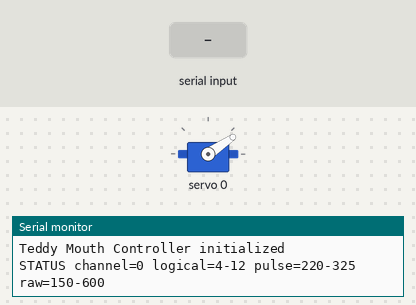
A sketch run on a simulated Arduino Nano, built with avr-gcc and run on an emulated ATmega328P. Parts: servo, the last lines printed to the serial monitor. The test bench sets the inputs (shaded band).

Above: at 1.2 s.
1.3 s: "ANGLE 150\n" received over Serial
At 1.7 s:
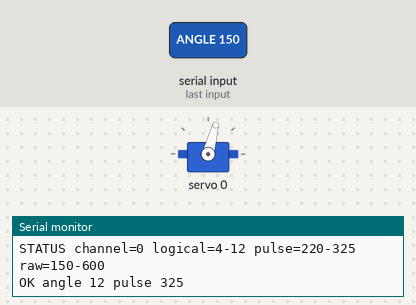
2.8 s: "PULSE 1\n" received over Serial
At 4.0 s:
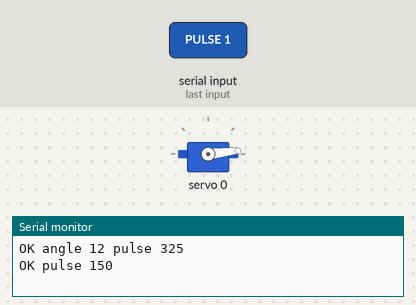
4.3 s: "ANGLE 1\n" received over Serial
At 5.1 s:
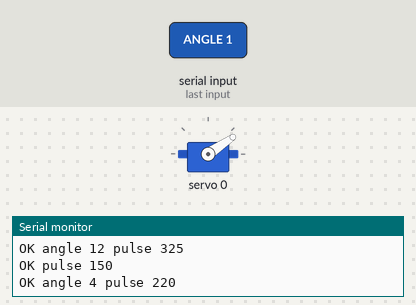
5.8 s: "PULSE 150\n" received over Serial
At 6.3 s:
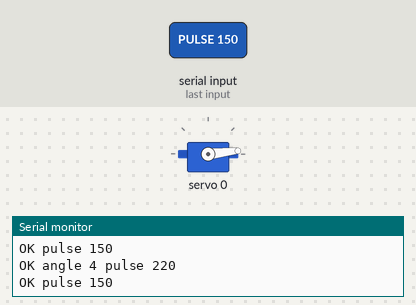
Timing chart, 0 to 8.3 s (numbered marks = the images above; inputs shaded):
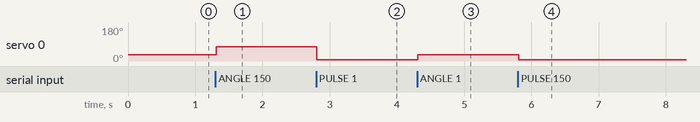

Measured:
- after the input at 1.3 s, servo 0: 34° → 75° at once
- after the input at 2.8 s, servo 0: 75° → 6° at once
- after the input at 4.3 s, servo 0: 6° → 34° at once
- after the input at 5.8 s, servo 0: 34° → 6° at once

The sketch:

teddy_mouth_controller.ino
```cpp
/*
 * Teddy Mouth Controller (PCA9685 edition)
 *
 * Keeps the existing Windows bridge protocol:
 *   ANGLE <n>\n
 *
 * Logical range:
 *   4  = closed mouth
 *   12 = open mouth
 *
 * Hardware:
 * - Arduino Nano on USB serial at 9600 baud
 * - PCA9685 on I2C
 * - Mouth servo on PCA9685 channel 0
 *
 * Required Arduino libraries:
 * - Adafruit PWM Servo Driver Library
 */

#include <Wire.h>
#include <Adafruit_PWMServoDriver.h>

// Serial protocol settings.
const long BAUD_RATE = 9600;
String inputString = "";
bool stringComplete = false;

// PCA9685 configuration.
const uint8_t PCA9685_ADDRESS = 0x40;
const uint8_t SERVO_CHANNEL = 0;
const uint16_t PWM_FREQUENCY = 60;
const uint16_t PULSE_MIN = 150;
const uint16_t PULSE_MAX = 600;

// Teddy logical mouth range expected by the PC bridge.
const int LOGICAL_MIN = 4;
const int LOGICAL_MAX = 12;
const int LOGICAL_CLOSED = 4;

// Servo pulse calibration for this specific mouth linkage.
// These values are intentionally easy to edit during calibration.
const uint16_t PULSE_CLOSED = 220;
const uint16_t PULSE_OPEN = 325;

Adafruit_PWMServoDriver pwm = Adafruit_PWMServoDriver(PCA9685_ADDRESS);

void setup() {
  Serial.begin(BAUD_RATE);
  inputString.reserve(40);

  Wire.begin();
  pwm.begin();
  pwm.setPWMFreq(PWM_FREQUENCY);
  delay(10);

  setMouthAngle(LOGICAL_CLOSED);

  Serial.println("Teddy Mouth Controller initialized");
  printStatus();
}

void loop() {
  if (!stringComplete) {
    return;
  }

  processCommand(inputString);
  inputString = "";
  stringComplete = false;
}

void processCommand(String command) {
  command.trim();
  if (command.length() == 0) {
    return;
  }

  if (command.startsWith("ANGLE")) {
    int angleIndex = command.indexOf(' ');
    if (angleIndex == -1) {
      Serial.println("ERR missing angle");
      return;
    }

    String angleStr = command.substring(angleIndex + 1);
    int logicalAngle = angleStr.toInt();
    logicalAngle = constrain(logicalAngle, LOGICAL_MIN, LOGICAL_MAX);
    setMouthAngle(logicalAngle);

    Serial.print("OK angle ");
    Serial.print(logicalAngle);
    Serial.print(" pulse ");
    Serial.println(logicalToPulse(logicalAngle));
    return;
  }

  if (command.startsWith("PULSE")) {
    int pulseIndex = command.indexOf(' ');
    if (pulseIndex == -1) {
      Serial.println("ERR missing pulse");
      return;
    }

    String pulseStr = command.substring(pulseIndex + 1);
    int pulseValue = pulseStr.toInt();
    pulseValue = constrain(pulseValue, PULSE_MIN, PULSE_MAX);
    setMouthPulse((uint16_t)pulseValue);

    Serial.print("OK pulse ");
    Serial.println(pulseValue);
    return;
  }

  if (command.equalsIgnoreCase("STATUS")) {
    printStatus();
    return;
  }

  if (command.equalsIgnoreCase("OPEN")) {
    setMouthAngle(LOGICAL_MAX);
    Serial.println("OK open");
    return;
  }

  if (command.equalsIgnoreCase("CLOSE")) {
    setMouthAngle(LOGICAL_CLOSED);
    Serial.println("OK close");
    return;
  }

  Serial.print("ERR unknown command: ");
  Serial.println(command);
}

void setMouthAngle(int logicalAngle) {
  uint16_t pulse = logicalToPulse(logicalAngle);
  setMouthPulse(pulse);
}

void setMouthPulse(uint16_t pulse) {
  pwm.setPWM(SERVO_CHANNEL, 0, pulse);
}

uint16_t logicalToPulse(int logicalAngle) {
  logicalAngle = constrain(logicalAngle, LOGICAL_MIN, LOGICAL_MAX);
  long pulse = map(
    logicalAngle,
    LOGICAL_MIN,
    LOGICAL_MAX,
    PULSE_CLOSED,
    PULSE_OPEN
  );
  return (uint16_t)pulse;
}

void printStatus() {
  Serial.print("STATUS channel=");
  Serial.print(SERVO_CHANNEL);
  Serial.print(" logical=");
  Serial.print(LOGICAL_MIN);
  Serial.print("-");
  Serial.print(LOGICAL_MAX);
  Serial.print(" pulse=");
  Serial.print(PULSE_CLOSED);
  Serial.print("-");
  Serial.print(PULSE_OPEN);
  Serial.print(" raw=");
  Serial.print(PULSE_MIN);
  Serial.print("-");
  Serial.println(PULSE_MAX);
}

void serialEvent() {
  while (Serial.available()) {
    char inChar = (char)Serial.read();
    inputString += inChar;
    if (inChar == '\n') {
      stringComplete = true;
    }
  }
}
```
